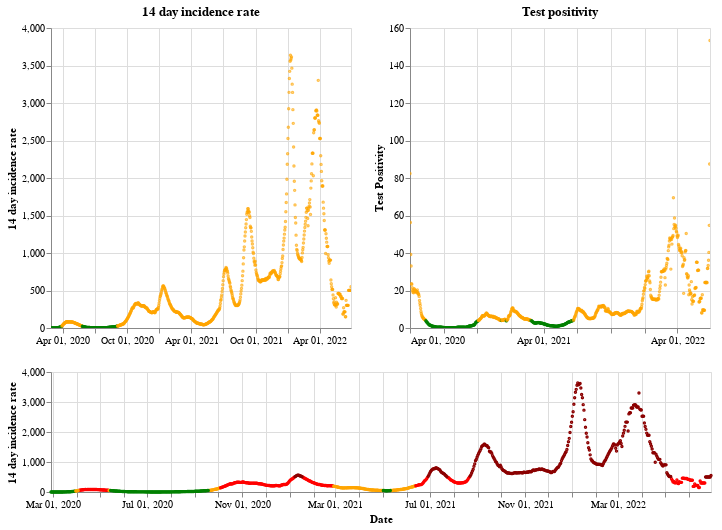

Here is the notebook cell this chart was saved with:
### Markdown cell above
## Scotland

### Code cell
plot_traffic_light('Scotland')

### Figure 1 — Vega-Lite specification as saved in the notebook (floating-point values rounded to 4 significant figures; data arrays with more than 128 entries replaced by an {"elided": "..."} marker saying what was removed)
{"config": {"view": {"continuousWidth": 400, "continuousHeight": 300}}, "vconcat": [{"hconcat": [{"mark": {"type": "point", "size": 2}, "encoding": {"color": {"condition": {"value": "green", "test": "(datum.twoWeeklyCasesRate <= 25)"}, "value": "orange"}, "tooltip": [{"type": "nominal", "field": "areaName"}, {"type": "temporal", "field": "date"}, {"type": "quantitative", "field": "twoWeeklyCasesRate"}, {"type": "quantitative", "field": "testPositivity"}], "x": {"type": "temporal", "axis": {"title": ""}, "field": "date", "scale": {"domain": {"selection": "DateBrush"}}, "timeUnit": "yearmonthdate"}, "y": {"type": "quantitative", "axis": {"title": "14 day incidence rate"}, "field": "twoWeeklyCasesRate"}}, "title": "14 day incidence rate", "width": 300}, {"mark": {"type": "point", "size": 2}, "encoding": {"color": {"condition": {"value": "green", "test": "(datum.testPositivity <= 4)"}, "value": "orange"}, "tooltip": [{"type": "nominal", "field": "areaName"}, {"type": "temporal", "field": "date"}, {"type": "quantitative", "field": "twoWeeklyCasesRate"}, {"type": "quantitative", "field": "testPositivity"}], "x": {"type": "temporal", "axis": {"title": ""}, "field": "date", "scale": {"domain": {"selection": "DateBrush"}}, "timeUnit": "yearmonthdate"}, "y": {"type": "quantitative", "axis": {"title": "Test Positivity"}, "field": "testPositivity"}}, "title": "Test positivity", "width": 300}]}, {"layer": [{"mark": {"type": "point", "size": 2}, "encoding": {"color": {"condition": {"value": "orange", "test": "(((datum.testPositivity < 4) && (datum.twoWeeklyCasesRate >= 50)) && (datum.twoWeeklyCasesRate < 200))"}, "value": "red"}, "opacity": {"condition": {"value": 1, "test": "((datum.twoWeeklyCasesRate >= 50) && (datum.twoWeeklyCasesRate < 500))"}, "value": 0}, "tooltip": [{"type": "nominal", "field": "areaName"}, {"type": "temporal", "field": "date"}, {"type": "quantitative", "field": "twoWeeklyCasesRate"}, {"type": "quantitative", "field": "testPositivity"}], "x": {"type": "temporal", "axis": {"title": "Date"}, "field": "date", "timeUnit": "yearmonthdate"}, "y": {"type": "quantitative", "axis": {"title": "14 day incidence rate"}, "field": "twoWeeklyCasesRate"}}, "selection": {"DateBrush": {"type": "interval", "encodings": ["x"], "fields": ["Time"]}}}, {"mark": {"type": "point", "size": 2}, "encoding": {"color": {"value": "darkred"}, "opacity": {"condition": {"value": 1, "test": "(datum.twoWeeklyCasesRate >= 500)"}, "value": 0}, "tooltip": [{"type": "nominal", "field": "areaName"}, {"type": "temporal", "field": "date"}, {"type": "quantitative", "field": "twoWeeklyCasesRate"}, {"type": "quantitative", "field": "testPositivity"}], "x": {"type": "temporal", "axis": {"title": "Date"}, "field": "date", "timeUnit": "yearmonthdate"}, "y": {"type": "quantitative", "axis": {"title": "14 day incidence rate"}, "field": "twoWeeklyCasesRate"}}}, {"mark": {"type": "point", "size": 2}, "encoding": {"color": {"condition": {"value": "green", "test": "((datum.testPositivity < 4) && (datum.twoWeeklyCasesRate < 50))"}, "value": "orange"}, "opacity": {"condition": {"value": 1, "test": "(datum.twoWeeklyCasesRate < 50)"}, "value": 0}, "tooltip": [{"type": "nominal", "field": "areaName"}, {"type": "temporal", "field": "date"}, {"type": "quantitative", "field": "twoWeeklyCasesRate"}, {"type": "quantitative", "field": "testPositivity"}], "x": {"type": "temporal", "axis": {"title": "Date"}, "field": "date", "timeUnit": "yearmonthdate"}, "y": {"type": "quantitative", "axis": {"title": "14 day incidence rate"}, "field": "twoWeeklyCasesRate"}}}], "height": 120, "width": 660}], "data": {"name": "data-4fd5894fcd3194064ed37b11c97769a5"}, "$schema": "https://vega.github.io/schema/vega-lite/v4.8.1.json", "datasets": {"data-4fd5894fcd3194064ed37b11c97769a5": {"elided": "853 records"}}}
